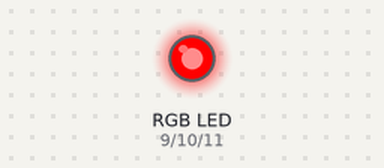
A sketch run on a simulated Arduino Uno, built with avr-gcc and run on an emulated ATmega328P. On the bench: an RGB LED mixed from three pins (HIGH = lit). What the sketch prints to the serial monitor is not drawn.

Above: at 1.0 s.
At 2.2 s:
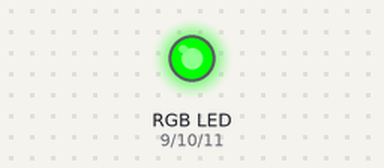
At 2.7 s:
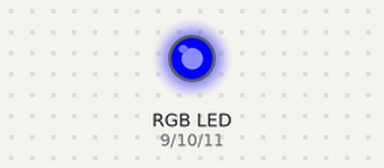
At 3.2 s:
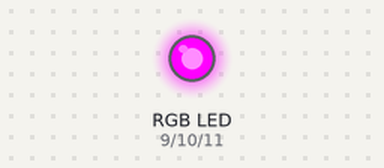
At 3.7 s:
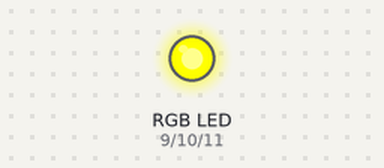
At 4.7 s:
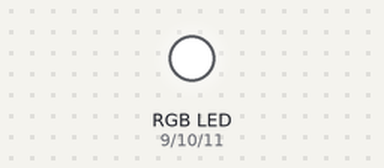
Timing chart, 0 to 6.5 s (numbered marks = the images above):
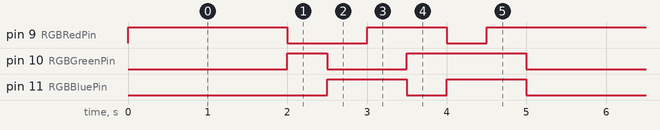

The sketch:

lab_2_level_2_1.ino
```cpp
//LEVEL 2 lab 2
//Date:2023-01-19
//NAME: PRANAV BHAVSAR
int RGBRedPin = 9; //The red RGB LED is connected pin 9 of the Arduino.
int RGBGreenPin = 10; //The green RGB LED is connected pin 10 of the Arduino.
int RGBBluePin = 11; //The blue RGB LED is connected pin 11 of the Arduino.
int waitTime1 = 2000;//delay for 2 seconds
int waitTime2 = 500;//delay for 0.5 seconds
int waitTime3 = 500;//delay for 0.5 seconds
int waitTime4 = 500;//delay for 0.5 seconds
int waitTime5 = 500;//delay for 0.5 seconds
int waitTime6 = 500;//delay for 0.5 seconds
int waitTime7 = 500;//delay for 0.5 seconds

void setup() { //The Setup function runs once.
Serial.begin(9600);
pinMode(RGBRedPin, OUTPUT); //Setup red RGB LED pin as an output pin.
pinMode(RGBGreenPin, OUTPUT); //Setup green RGB LED pin as an output pin.
pinMode(RGBBluePin, OUTPUT); //Setup blue RGB LED pin as an output pin.
}
void loop(){ // this loop is forever

// FIRST CYCLE BEGIN
//Display Red
digitalWrite(RGBRedPin, HIGH); //Turn on RED
delay(waitTime1); //Wait for 2 seconds
digitalWrite(RGBRedPin, LOW); //Turn off Red
//Display Green
digitalWrite(RGBGreenPin, HIGH); //Turn on RED
delay(waitTime2); //Wait for 0.5 seconds
digitalWrite(RGBGreenPin, LOW); //Turn off Red
//Display Blue
digitalWrite(RGBBluePin, HIGH); //Turn on RED
delay(waitTime3); //Wait for 0.5 seconds
digitalWrite(RGBBluePin, LOW); //Turn off Red
//Display Magenta (Red + Blue)
digitalWrite(RGBRedPin, HIGH); //Turn on RED
digitalWrite(RGBBluePin, HIGH); //Turn on RED
delay(waitTime4); //Wait for 0.5 seconds
digitalWrite(RGBRedPin, LOW); //Turn off Red
digitalWrite(RGBBluePin, LOW); //Turn on RED
//Display Yellow (Red + Green)
digitalWrite(RGBRedPin, HIGH); //Turn on RED
digitalWrite(RGBGreenPin, HIGH); //Turn on RED
delay(waitTime5); //Wait for 0.5 seconds
digitalWrite(RGBRedPin, LOW); //Turn off Red
digitalWrite(RGBGreenPin, LOW); //Turn of RED
//Display Cyan (Blue + Green)
digitalWrite(RGBBluePin, HIGH); //Turn on BLUE
digitalWrite(RGBGreenPin, HIGH); //Turn on GREEN
delay(waitTime6); //Wait for 0.5 seconds
digitalWrite(RGBBluePin, LOW); //Turn of BLUE
digitalWrite(RGBGreenPin, LOW); //Turn off GREEN
//Display White (Red + Blue + Green)
digitalWrite(RGBRedPin, HIGH); //Turn on RED
digitalWrite(RGBBluePin, HIGH); //Turn on BLUE
digitalWrite(RGBGreenPin, HIGH); //Turn on GREEN
delay(waitTime7); //Wait for 0.5 seconds
digitalWrite(RGBRedPin, LOW); //Turn off RED
digitalWrite(RGBBluePin, LOW); //Turn off BLUE
digitalWrite(RGBGreenPin, LOW); //Turn off GREEN
Serial.println("first cycle completed : 5 seconds");


// SECOND CYCLE BEGIN
//Display Red
digitalWrite(RGBRedPin, HIGH); //Turn on RED
delay(waitTime1); //Wait for 2 seconds
digitalWrite(RGBRedPin, LOW); //Turn off Red
//Display Green
digitalWrite(RGBGreenPin, HIGH); //Turn on RED
delay(waitTime2); //Wait for 0.5 seconds
digitalWrite(RGBGreenPin, LOW); //Turn off Red
//Display Blue
digitalWrite(RGBBluePin, HIGH); //Turn on RED
delay(waitTime3); //Wait for 0.5 seconds
digitalWrite(RGBBluePin, LOW); //Turn off Red
//Display Magenta (Red + Blue)
digitalWrite(RGBRedPin, HIGH); //Turn on RED
digitalWrite(RGBBluePin, HIGH); //Turn on RED
delay(waitTime4); //Wait for 0.5 seconds
digitalWrite(RGBRedPin, LOW); //Turn off Red
digitalWrite(RGBBluePin, LOW); //Turn on RED
//Display Yellow (Red + Green)
digitalWrite(RGBRedPin, HIGH); //Turn on RED
digitalWrite(RGBGreenPin, HIGH); //Turn on RED
delay(waitTime5); //Wait for 0.5 seconds
digitalWrite(RGBRedPin, LOW); //Turn off Red
digitalWrite(RGBGreenPin, LOW); //Turn of RED
//Display Cyan (Blue + Green)
digitalWrite(RGBBluePin, HIGH); //Turn on BLUE
digitalWrite(RGBGreenPin, HIGH); //Turn on GREEN
delay(waitTime6); //Wait for 0.5 seconds
digitalWrite(RGBBluePin, LOW); //Turn of BLUE
digitalWrite(RGBGreenPin, LOW); //Turn off GREEN
//Display White (Red + Blue + Green)
digitalWrite(RGBRedPin, HIGH); //Turn on RED
digitalWrite(RGBBluePin, HIGH); //Turn on BLUE
digitalWrite(RGBGreenPin, HIGH); //Turn on GREEN
delay(waitTime7); //Wait for 0.5 seconds
digitalWrite(RGBRedPin, LOW); //Turn off RED
digitalWrite(RGBBluePin, LOW); //Turn off BLUE
digitalWrite(RGBGreenPin, LOW); //Turn off GREEN
Serial.println("Second cycle completed : 10 seconds");

//THIRD CYCLE BEGIN
//Display Red
digitalWrite(RGBRedPin, HIGH); //Turn on RED
delay(waitTime1); //Wait for 2 seconds
digitalWrite(RGBRedPin, LOW); //Turn off Red
//Display Green
digitalWrite(RGBGreenPin, HIGH); //Turn on RED
delay(waitTime2); //Wait for 0.5 seconds
digitalWrite(RGBGreenPin, LOW); //Turn off Red
//Display Blue
digitalWrite(RGBBluePin, HIGH); //Turn on RED
delay(waitTime3); //Wait for 0.5 seconds
digitalWrite(RGBBluePin, LOW); //Turn off Red
//Display Magenta (Red + Blue)
digitalWrite(RGBRedPin, HIGH); //Turn on RED
digitalWrite(RGBBluePin, HIGH); //Turn on RED
delay(waitTime4); //Wait for 0.5 seconds
digitalWrite(RGBRedPin, LOW); //Turn off Red
digitalWrite(RGBBluePin, LOW); //Turn on RED
//Display Yellow (Red + Green)
digitalWrite(RGBRedPin, HIGH); //Turn on RED
digitalWrite(RGBGreenPin, HIGH); //Turn on RED
delay(waitTime5); //Wait for 0.5 seconds
digitalWrite(RGBRedPin, LOW); //Turn off Red
digitalWrite(RGBGreenPin, LOW); //Turn of RED
//Display Cyan (Blue + Green)
digitalWrite(RGBBluePin, HIGH); //Turn on BLUE
digitalWrite(RGBGreenPin, HIGH); //Turn on GREEN
delay(waitTime6); //Wait for 0.5 seconds
digitalWrite(RGBBluePin, LOW); //Turn of BLUE
digitalWrite(RGBGreenPin, LOW); //Turn off GREEN
//Display White (Red + Blue + Green)
digitalWrite(RGBRedPin, HIGH); //Turn on RED
digitalWrite(RGBBluePin, HIGH); //Turn on BLUE
digitalWrite(RGBGreenPin, HIGH); //Turn on GREEN
delay(waitTime7); //Wait for 0.5 seconds
digitalWrite(RGBRedPin, LOW); //Turn off RED
digitalWrite(RGBBluePin, LOW); //Turn off BLUE
digitalWrite(RGBGreenPin, LOW); //Turn off GREEN
Serial.println("Third cycle completed : 15 seconds");
}
```

Measured:
- by itself, pin 9 (RGBRedPin): repeats every 5.0 s: LOW 1.0 s, HIGH 1.0 s, LOW 0.50 s, HIGH 2.5 s
- by itself, pin 10 (RGBGreenPin): repeats every 5.0 s: LOW 1.0 s, HIGH 1.5 s, LOW 2.0 s, HIGH 0.50 s
- by itself, pin 11 (RGBBluePin): repeats every 5.0 s: LOW 0.50 s, HIGH 1.0 s, LOW 2.5 s, HIGH 1.0 s
